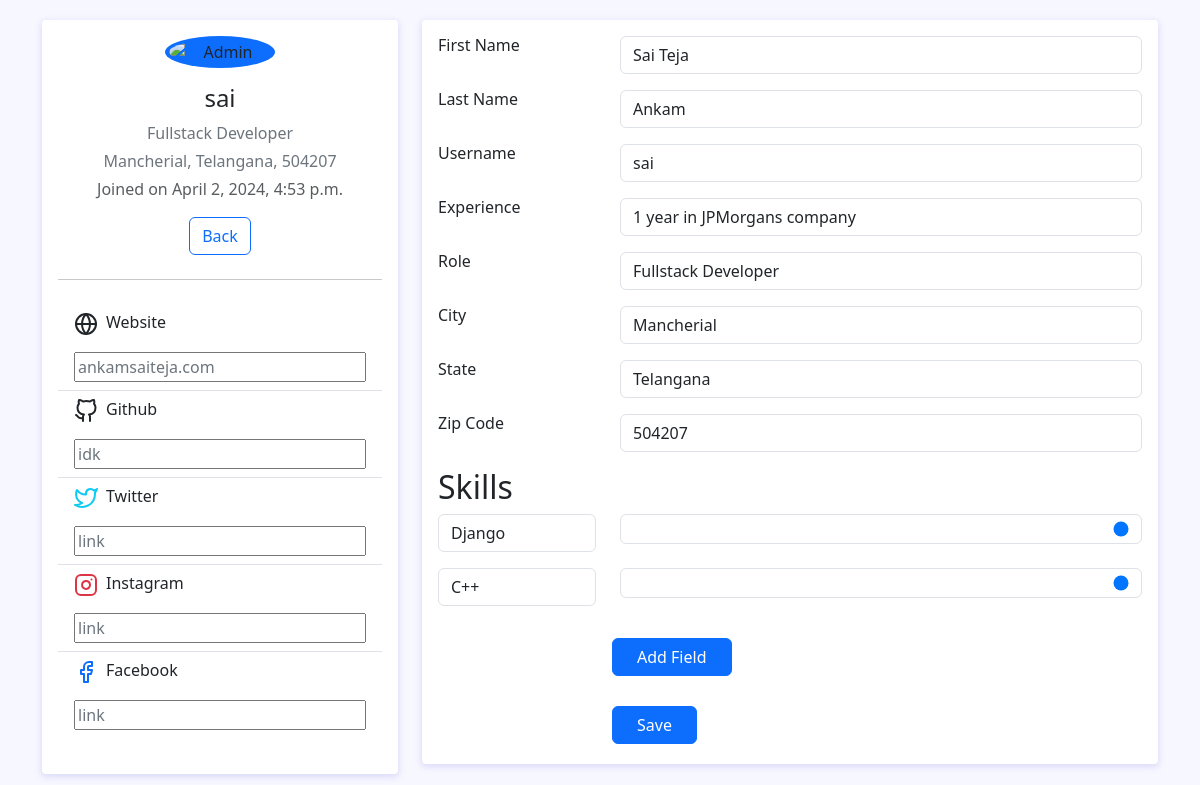
Page /edituserprofile/ (signed in) on the committed database.
### app/models.py (models this page shows)
class CustomUser(AbstractUser):
    city = models.TextField()
    state = models.TextField()
    zip_code = models.TextField()
    skills = models.CharField(max_length=256, blank=True)  # Comma separated list of skills
    skills_range= models.CharField(max_length=256, blank=True)
    websitelinks = models.CharField(max_length=256, default=',,,,')
    role = models.CharField(max_length=256, default='Fresher')
    experience=models.CharField(max_length=256, blank=True)

### app/views.py (the view, shortened to what this page needs)
# urls.py: path('edituserprofile/',editProfile,name='editProfile'),
def editProfile(request):
    skills=request.user.skills
    skills_range=request.user.skills_range.split(',')
    skills=skills.split(',')
    skills=list(zip(skills,skills_range))
    print(skills)
    links=request.user.websitelinks.split(',')
    return render(request,'edituserprofile.html',{'skills':skills,'ownweb':links[0],'second':links[1],'third':links[2],'forth':links[3],'fifth':links[4]})

### templates/edituserprofile.html (shortened to what this page needs)
<!DOCTYPE html>
<html lang="en">
<head>
    <link href="https://cdn.jsdelivr.net/npm/bootstrap@5.3.3/dist/css/bootstrap.min.css" rel="stylesheet">
</head>
<body>
<form method="post">
<div class="container">
		<div class="main-body">
			<div class="row">
				<div class="col-lg-4">
					<div class="card">
						<div class="card-body">
							<div class="d-flex flex-column align-items-center text-center">
								<img src="https://bootdey.com/img/Content/avatar/avatar6.png" alt="Admin" class="rounded-circle p-1 bg-primary" width="110">
								<div class="mt-3">
									<h4>{{ request.user.username }}</h4>
									<p class="text-secondary mb-1">{{ request.user.role }}</p>
									<p class="text-secondary  mb-1">{{ request.user.city }}, {{ request.user.state }}, {{ request.user.zip_code }}</p>
                                    <p class="text-muted font-size-sm"> Joined on {{ request.user.date_joined }}</p>
									<a role="button" href="{% url 'viewProfile' request.user.id %}" class="btn btn-outline-primary">Back</a>
                                </div>
							</div>
							<hr class="my-4">
							<ul class="list-group list-group-flush">
								<li class="list-group-item d-flex justify-content-between align-items-center flex-wrap">
									<h6 class="mb-3">Website</h6>
									<input class="text-secondary" style="width: 400px;" name="websites" value="{{ ownweb }}">
								</li>
								<li class="list-group-item d-flex justify-content-between align-items-center flex-wrap">
									<h6 class="mb-3">Github</h6>
									<input class="text-secondary" style="width: 400px;" name="websites"  value="{{ second }}">
								</li>
								<li class="list-group-item d-flex justify-content-between align-items-center flex-wrap">
									<h6 class="mb-3">Twitter</h6>
									<input class="text-secondary"  style="width: 400px;" name="websites"  value="{{ third }}">
								</li>
								<li class="list-group-item d-flex justify-content-between align-items-center flex-wrap">
									<h6 class="mb-3">Instagram</h6>
									<input class="text-secondary"  style="width: 400px;" name="websites" value="{{ forth }}">
								</li>
								<li class="list-group-item d-flex justify-content-between align-items-center flex-wrap">
									<h6 class="mb-3">Facebook</h6>
									<input class="text-secondary"  style="width: 400px; margin-bottom: 20px;" name="websites" value="{{ fifth }}">
								</li>
							</ul>
						</div>
					</div>
				</div>
				<div class="col-lg-8">
					<div class="card">
						<div class="card-body" id="cont">
							<div class="row mb-3">
								<div class="col-sm-3">
									<h6 class="mb-0">First Name</h6>
								</div>
								<div class="col-sm-9 text-secondary">
									<input type="text" class="form-control" value="{{ request.user.first_name}} " name="fname" />
								</div>
							</div>
                            <div class="row mb-3">
								<div class="col-sm-3">
									<h6 class="mb-0">Last Name</h6>
								</div>
								<div class="col-sm-9 text-secondary">
									<input type="text" class="form-control" value="{{request.user.last_name }}" name="lname" />
								</div>
							</div>
							<div class="row mb-3">
								<div class="col-sm-3">
									<h6 class="mb-0">Username</h6>
								</div>
								<div class="col-sm-9 text-secondary">
									<input type="text" class="form-control" value="{{request.user.username}}" name="username" >
								</div>
							</div>
							<div class="row mb-3">
								<div class="col-sm-3">
									<h6 class="mb-0">Experience</h6>
								</div>
								<div class="col-sm-9 text-secondary">
									<input type="text" class="form-control" value="{{ request.user.experience }}" name="experience">
								</div>
							</div>
							<div class="row mb-3">
								<div class="col-sm-3">
									<h6 class="mb-0">Role</h6>
								</div>
								<div class="col-sm-9 text-secondary">
									<input type="text" class="form-control" value="{{ request.user.role }}" name="role">
								</div>
							</div>
							<div class="row mb-3">
								<div class="col-sm-3">
									<h6 class="mb-0">City</h6>
								</div>
								<div class="col-sm-9 text-secondary">
									<input type="text" class="form-control" value="{{ request.user.city }}" name="city">
								</div>
							</div><div class="row mb-3">
								<div class="col-sm-3">
									<h6 class="mb-0">State</h6>
								</div>
								<div class="col-sm-9 text-secondary">
									<input type="text" class="form-control" value="{{ request.user.state }}" name="state">
								</div>
							</div><div class="row mb-3">
								<div class="col-sm-3">
									<h6 class="mb-0">Zip Code</h6>
								</div>
								<div class="col-sm-9 text-secondary">
									<input type="text" class="form-control" value="{{ request.user.zip_code }}" name="zipcode" >
								</div>
							</div>
							<h2 class="d-flex align-items-center mb-8 ">Skills</h2>
					            {% for i,j in  skills %}
								<div class="row mb-3">
									<div class="col-sm-3">
										<input type="text" name="skillslist" class="form-control" value="{{i}}">
									</div>
									<div class="col-sm-9 text-secondary">
										<input type="range" class="form-control" name="skillsrange" value="{{j}}" >
									</div>
								</div>
                                {% endfor %}
                                   </div>
                                    <div class="row" style="margin-bottom: 30px;">
                                        <div class="col-sm-3"></div>
                                        <div class="col-sm-9 text-secondary">
                                            <input type="button" class="btn btn-primary px-4"  value="Add Field" onclick="add()">
                                        </div>
                                    </div>
                                    <div class="row" style="margin-bottom: 20px;">
                                        <div class="col-sm-3"></div>
                                        <div class="col-sm-9 text-secondary">
                                            <input type="submit" id="btn1" class="btn btn-primary px-4"  value="Save">
                                        </div>
                                    </div>
								</div>
						</div>
					</div>
				</div>
			</div>
</form>
</body>
</html>

### templates/edituserprofile.html (style rules this page uses)
body { background: #f7f7ff; margin-top:20px; }
.card { position: relative; display: flex; flex-direction: column; min-width: 0; word-wrap: break-word; background-color: #fff; background-clip: border-box; border: 0 solid transparent; border-radius: .25rem; margin-bottom: 1.5rem; box-shadow: 0 2px 6px 0 rgb(218 218 253 / 65%), 0 2px 6px 0 rgb(206 206 238 / 54%); }
.me-2 { margin-right: .5rem!important; }

### rows in the picture
CustomUser: user.username "sai", user.role "Fullstack Developer", user.city "Mancherial", user.state "Telangana", user.zip_code "504207", user.date_joined "April 2, 2024, 4:53 p.m.", fname "Sai Teja", lname "Ankam", username "sai", experience "1 year in JPMorgans company", role "Fullstack Developer", city "Mancherial", state "Telangana", zipcode "504207"
